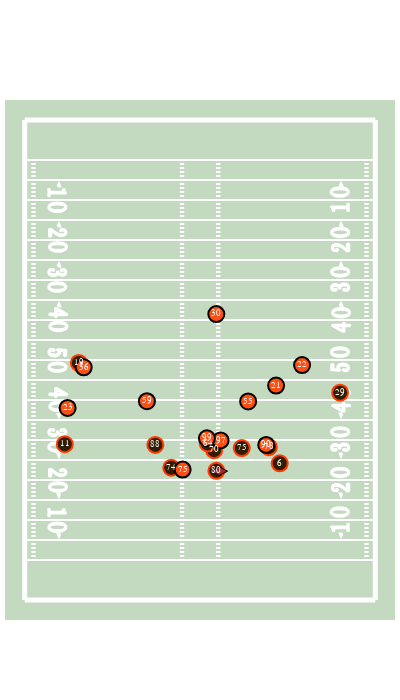

This figure's notebook cell:
### Code cell
fig = plotting.plot_positions(
    player_tracking_data[player_tracking_data["event"] == "pass_forward"], "y", "x",
    uniform_number="jerseyNumber",
    home_away_identifier="homeTeamFlag",
    hover_text=lambda data: data["displayName"].str.cat(data["position"], sep=" "),
    ball_identifier=lambda data: (data["displayName"] == "ball").values,
    team_abbreviations="teamAbbr",
    fig="nfl_vertical"
)
fig.update_layout(width=400, height=700)
fig.show()
